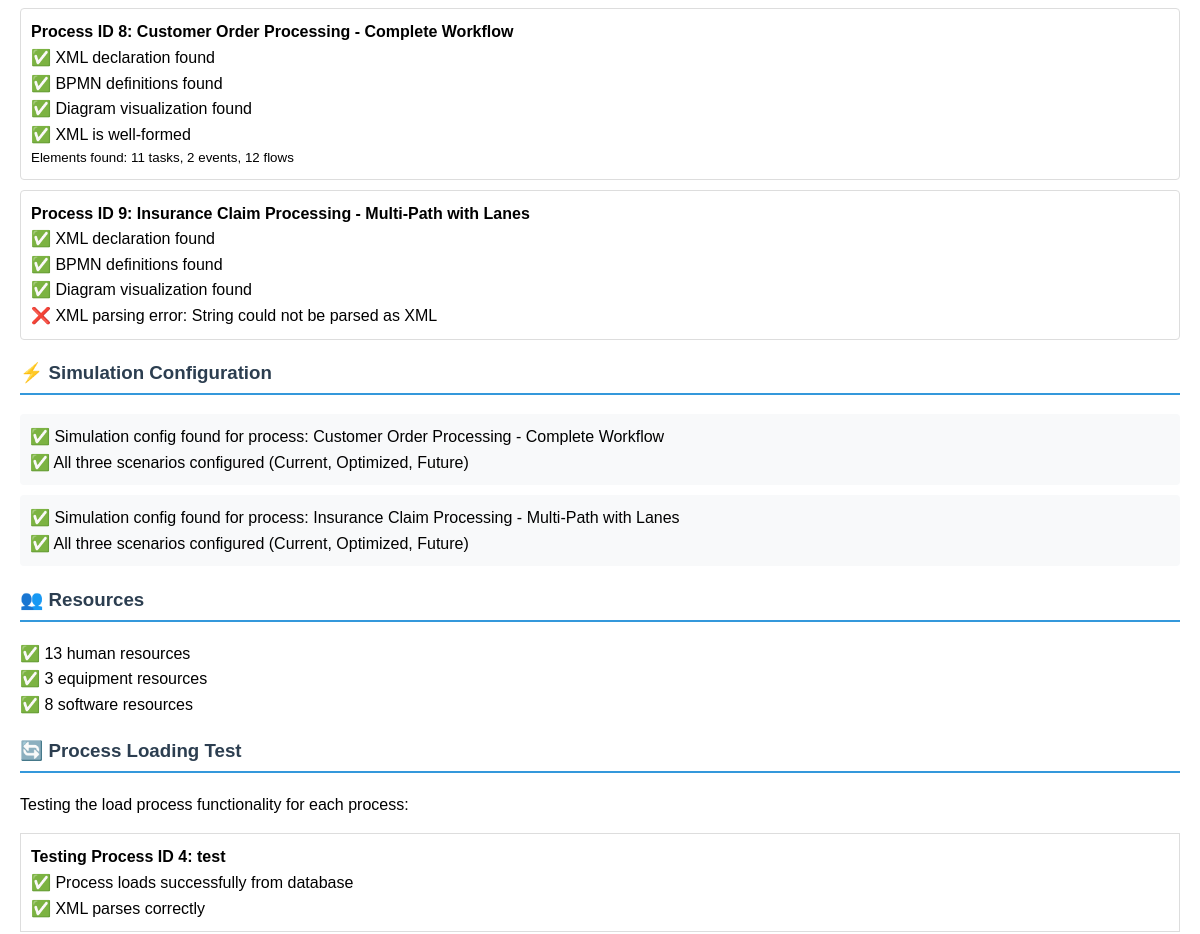
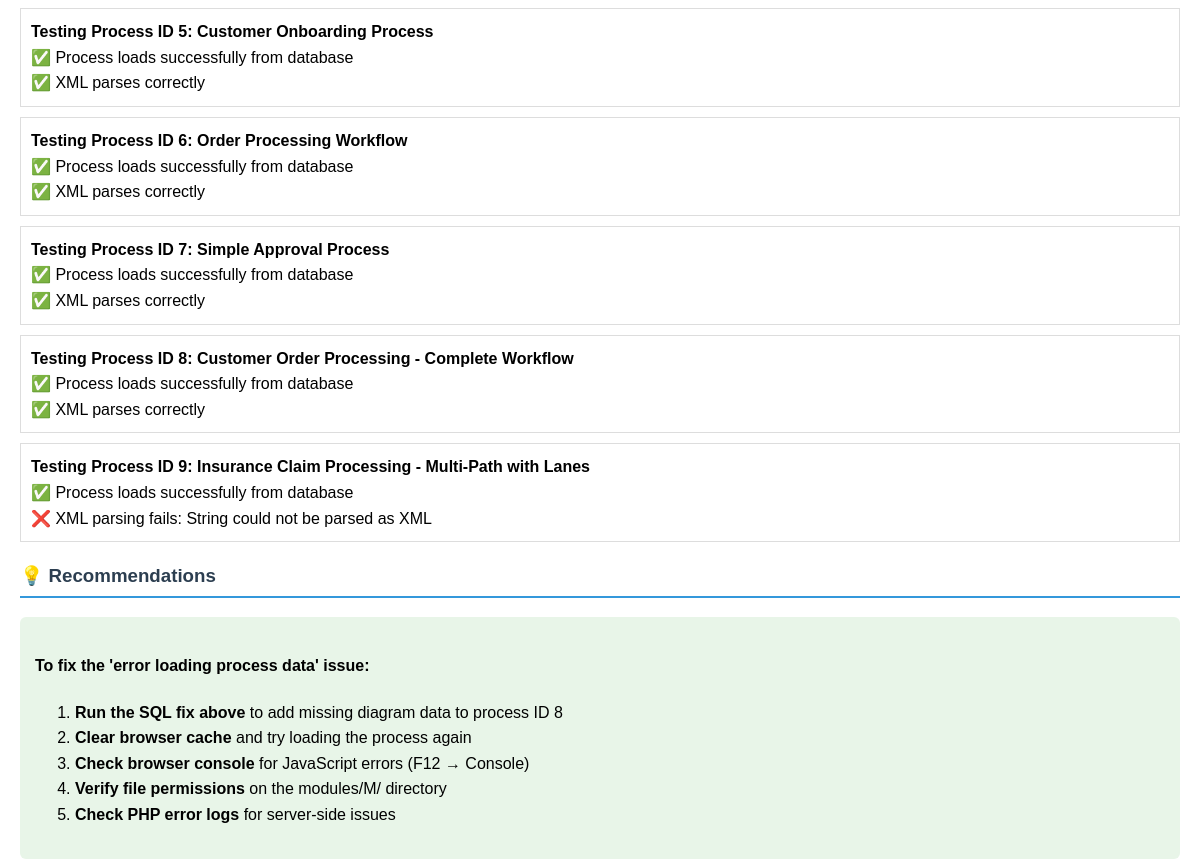
The page /modules/M/diagnostic.php (middle part) on the database as committed earlier (2 pictures, top to bottom).
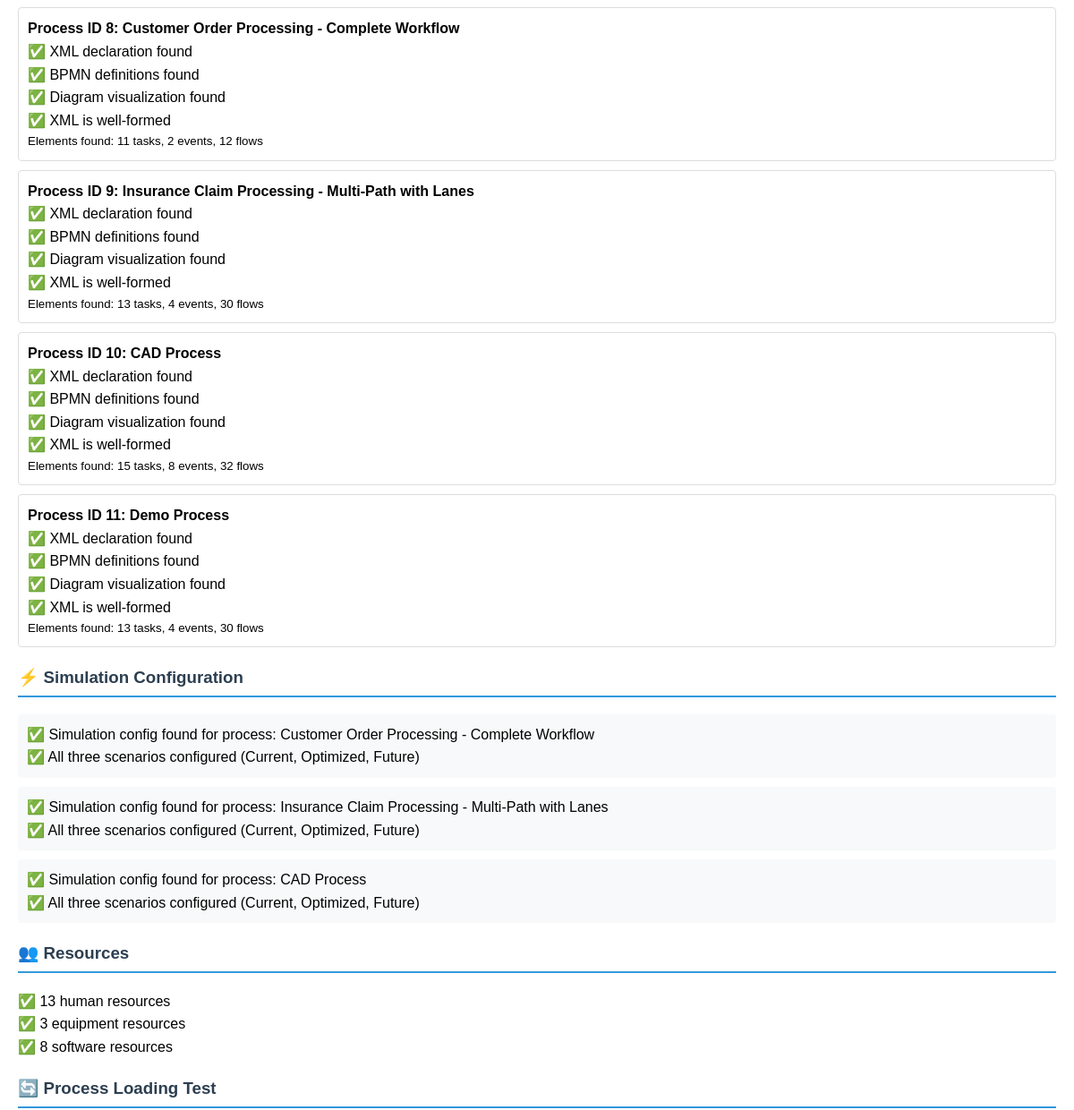
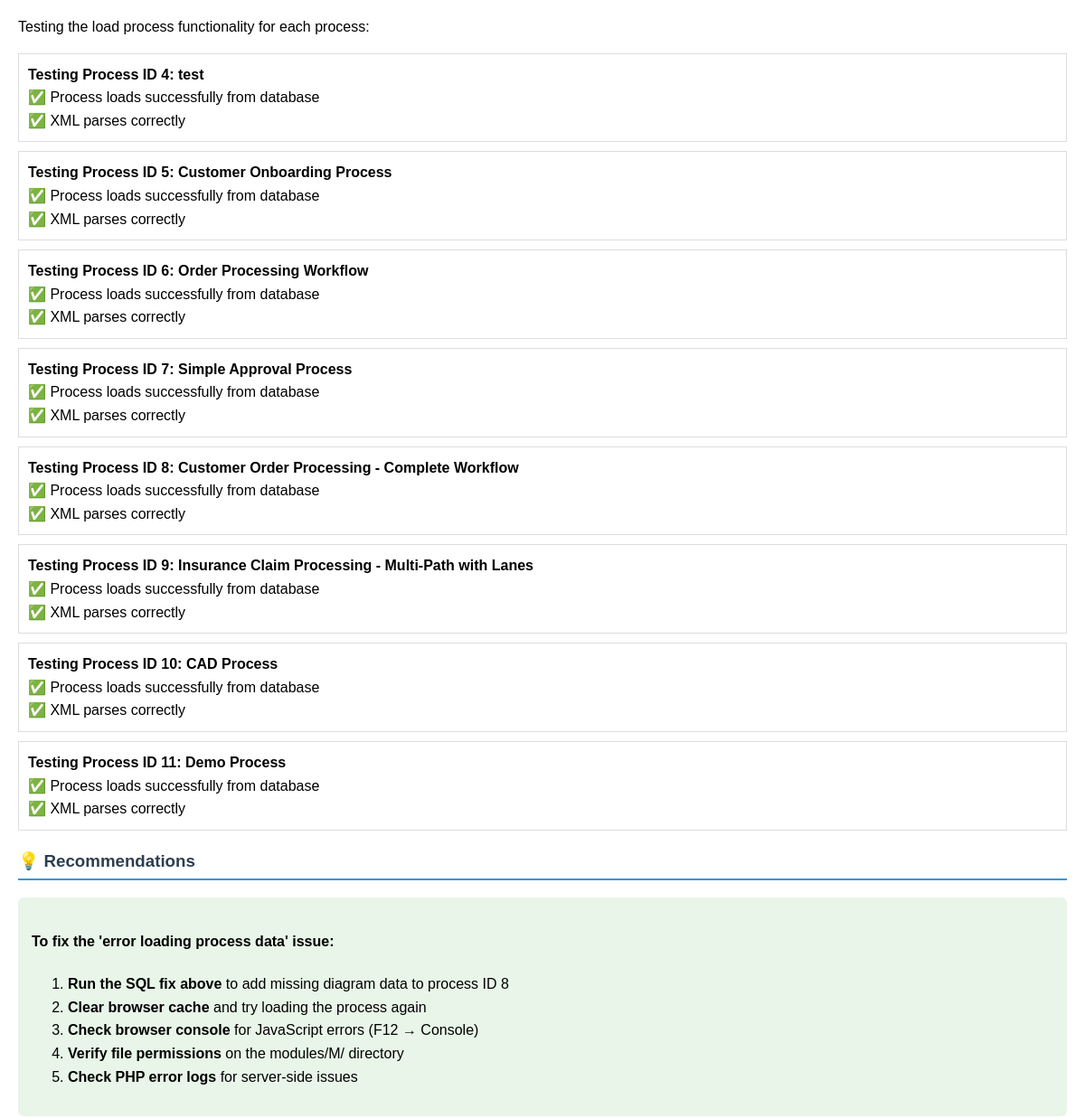
The same page on the database as committed later (2 pictures, top to bottom).
### tables this page shows
CREATE TABLE `process_models` (
  `id` int NOT NULL,
  `project_id` int DEFAULT NULL,
  `name` varchar(100) NOT NULL,
  `description` text,
  `model_data` longtext,
  `created_at` timestamp NULL DEFAULT CURRENT_TIMESTAMP,
  `updated_at` timestamp NULL DEFAULT CURRENT_TIMESTAMP ON UPDATE CURRENT_TIMESTAMP
);

CREATE TABLE `simulation_configs` (
  `id` int NOT NULL,
  `process_id` int NOT NULL,
  `config_data` json NOT NULL,
  `created_at` timestamp NULL DEFAULT CURRENT_TIMESTAMP,
  `updated_at` timestamp NULL DEFAULT CURRENT_TIMESTAMP ON UPDATE CURRENT_TIMESTAMP
);

### modules/M/diagnostic.php (the view, shortened to what this page needs)
<?php
$db = new Database();
$conn = $db->getConnection();
$stmt = $conn->prepare("SELECT id, name, model_data FROM process_models");
$stmt->execute();
$processes = $stmt->fetchAll(PDO::FETCH_ASSOC);
foreach ($processes as $process) {
    echo "<div style='margin: 10px 0; padding: 10px; border: 1px solid #ddd; border-radius: 4px;'>";
    echo "<strong>Process ID {$process['id']}: {$process['name']}</strong><br>";
    $xml = $process['model_data'];
    if (strpos($xml, '<?xml') === false) {
        echo "⚠️ Missing XML declaration<br>";
    } else {
        echo "✅ XML declaration found<br>";
    }
    if (strpos($xml, 'bpmn2:definitions') === false && strpos($xml, 'bpmn:definitions') === false) {
        echo "❌ Invalid BPMN format - missing definitions<br>";
    } else {
        echo "✅ BPMN definitions found<br>";
    }
    if (strpos($xml, 'bpmndi:BPMNDiagram') === false) {
        echo "⚠️ Missing diagram visualization (BPMNDiagram)<br>";
        echo "<small>This will cause loading issues in the visual builder</small><br>";
    } else {
        echo "✅ Diagram visualization found<br>";
    }
    try {
        $xmlDoc = new SimpleXMLElement($xml);
        echo "✅ XML is well-formed<br>";
        $xmlDoc->registerXPathNamespace('bpmn2', 'http://www.omg.org/spec/BPMN/20100524/MODEL');
        $tasks = $xmlDoc->xpath('//bpmn2:*[contains(local-name(), "Task")]');
        $events = $xmlDoc->xpath('//bpmn2:*[contains(local-name(), "Event")]');
        $flows = $xmlDoc->xpath('//bpmn2:sequenceFlow');
        echo "<small>Elements found: " . count($tasks) . " tasks, " . count($events) . " events, " . count($flows) . " flows</small><br>";
    } catch (Exception $e) {
        echo "❌ XML parsing error: " . $e->getMessage() . "<br>";
    }
    echo "</div>";
}
echo "<h3>⚡ Simulation Configuration</h3>";
$stmt = $conn->prepare("
    SELECT sc.process_id, pm.name, sc.config_data
    FROM simulation_configs sc
    JOIN process_models pm ON sc.process_id = pm.id
");
$stmt->execute();
$configs = $stmt->fetchAll(PDO::FETCH_ASSOC);
if (empty($configs)) {
    echo "⚠️ No simulation configurations found<br>";
} else {
    foreach ($configs as $config) {
        echo "<div style='margin: 10px 0; padding: 10px; background: #f8f9fa; border-radius: 4px;'>";
        echo "✅ Simulation config found for process: {$config['name']}<br>";
        $configData = json_decode($config['config_data'], true);
        if ($configData && isset($configData['current']) && isset($configData['optimized']) && isset($configData['future'])) {
            echo "✅ All three scenarios configured (Current, Optimized, Future)<br>";
        } else {
            echo "⚠️ Incomplete scenario configuration<br>";
        }
        echo "</div>";
    }
}
echo "<h3>👥 Resources</h3>";
$stmt = $conn->prepare("SELECT COUNT(*) as count, type FROM simulation_resources GROUP BY type");
$stmt->execute();
$resourceCounts = $stmt->fetchAll(PDO::FETCH_ASSOC);
if (empty($resourceCounts)) {
    echo "⚠️ No resources found<br>";
} else {
    foreach ($resourceCounts as $resourceType) {
        echo "✅ {$resourceType['count']} {$resourceType['type']} resources<br>";
    }
}
echo "<h3>🔄 Process Loading Test</h3>";
echo "<p>Testing the load process functionality for each process:</p>";
foreach ($processes as $process) {
    echo "<div style='margin: 10px 0; padding: 10px; border: 1px solid #ddd;'>";
    echo "<strong>Testing Process ID {$process['id']}: {$process['name']}</strong><br>";
    try {
        $stmt = $conn->prepare("
            SELECT p.*, pr.name as project_name
            FROM process_models p
            LEFT JOIN projects pr ON p.project_id = pr.id
            WHERE p.id = ?
        ");
        $stmt->execute([$process['id']]);
        $loadedProcess = $stmt->fetch(PDO::FETCH_ASSOC);
        if ($loadedProcess) {
            echo "✅ Process loads successfully from database<br>";
            try {
                echo "✅ XML parses correctly<br>";
            } catch (Exception $e) {
                echo "❌ XML parsing fails: " . $e->getMessage() . "<br>";
            }
        } else {
            echo "❌ Process not found in database<br>";
        }
    } catch (Exception $e) {
        echo "❌ Loading error: " . $e->getMessage() . "<br>";
    }
    echo "</div>";
}
echo "<h3>💡 Recommendations</h3>";
echo "<div style='background: #e8f5e8; padding: 15px; border-radius: 6px;'>";
echo "<h4>To fix the 'error loading process data' issue:</h4>";
echo "<ol>";
echo "<li><strong>Run the SQL fix above</strong> to add missing diagram data to process ID 8</li>";
echo "<li><strong>Clear browser cache</strong> and try loading the process again</li>";
echo "<li><strong>Check browser console</strong> for JavaScript errors (F12 → Console)</li>";
echo "<li><strong>Verify file permissions</strong> on the modules/M/ directory</li>";
echo "<li><strong>Check PHP error logs</strong> for server-side issues</li>";
echo "</ol>";
echo "</div>";
?>

### modules/M/diagnostic.php (style rules this page uses)
h2, h3 { color: #2c3e50; border-bottom: 2px solid #3498db; padding-bottom: 5px; }

Rows that differ between the two databases and show on the page:
changed process_models "Insurance Claim Processing - Multi-Path with Lanes": count($tasks) (not shown) → "13"; count($events) (not shown) → "4"; count($flows) (not shown) → "30"; text "❌ XML parsing error: ❌ XML parsing fails:" → "✅ XML is well-formed Elements found: tasks, events, flows ✅ XML parses correctly"
added process_models: id "10", name "CAD Process", shows "✅ XML declaration found", shows "✅ BPMN definitions found", shows "✅ Diagram visualization found", count($tasks) "15", count($events) "8", count($flows) "32", shows "✅ XML parses correctly"
added process_models: id "11", name "Demo Process", shows "✅ XML declaration found", shows "✅ BPMN definitions found", shows "✅ Diagram visualization found", count($tasks) "13", count($events) "4", count($flows) "30", shows "✅ XML parses correctly"
added simulation_configs: process.name "CAD Process", shows "✅ All three scenarios configured (Current, Optimized, Future)"
